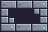

Tiled map render using the project's own tile images. Description and the whole map definition, tile-layer contents included, below:
An orthogonal 3x2 tile map with 16x16 px tiles, 1 tile layer (Background).

<map version="1.10" tiledversion="1.11.2" orientation="orthogonal" renderorder="right-down" width="3" height="2" tilewidth="16" tileheight="16" infinite="0" nextlayerid="4" nextobjectid="107">
 <tileset firstgid="1" source="Pixel Quest.tsx" />
 <layer id="1" name="Background" width="3" height="2">
  <properties>
   <property name="BackgroundType" value="Scene 1" />
  </properties>
  <data encoding="csv">
1,2,3,
45,46,47
</data>
 </layer>
 <objectgroup id="2" name="Spawning" />
</map>
